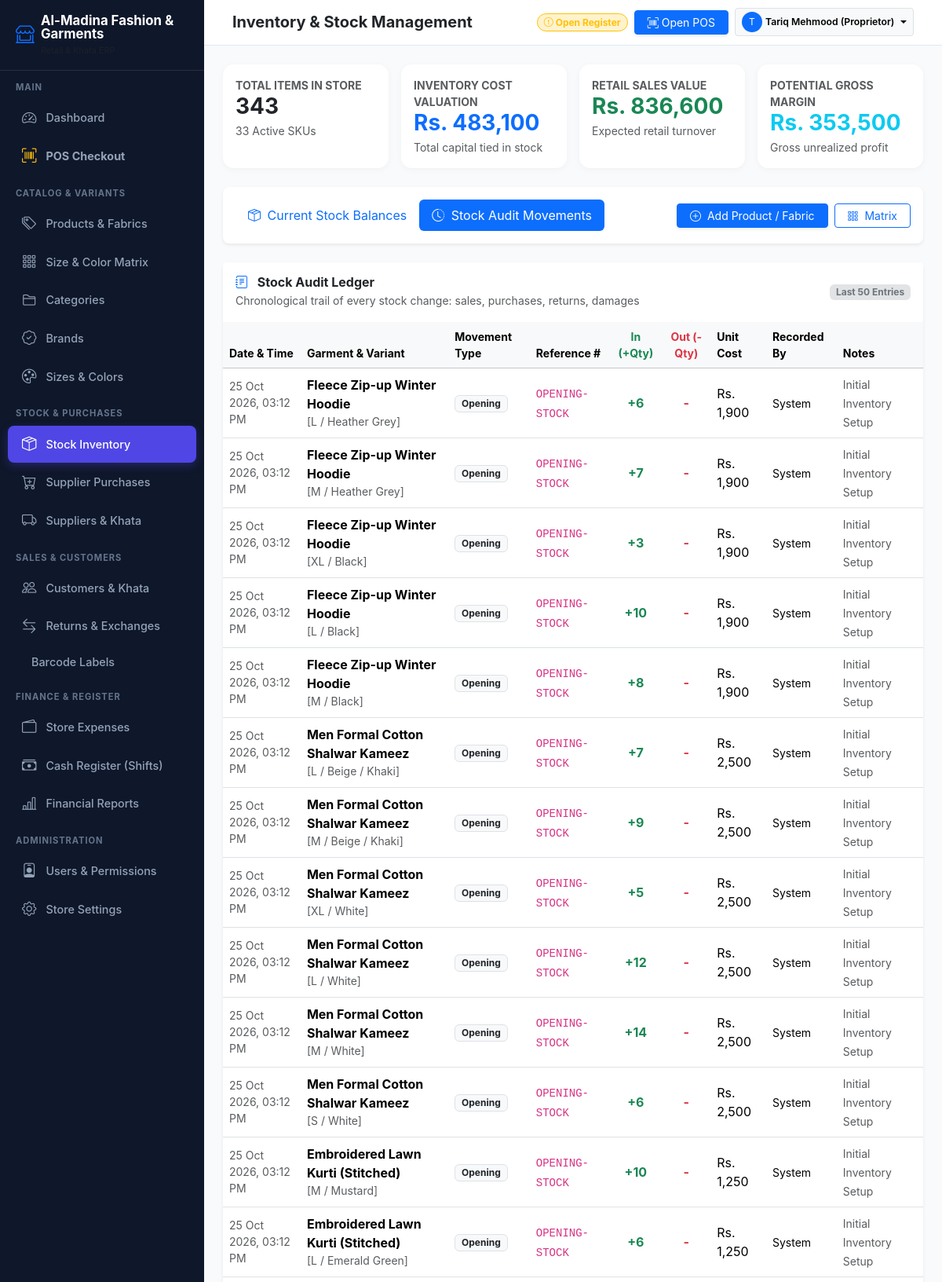
/inventory.php?tab=movements (signed in, upper part), run on the app's committed database.
### tables this page shows
CREATE TABLE `stock_movements` (
  `id` INT AUTO_INCREMENT PRIMARY KEY,
  `product_id` INT NOT NULL,
  `variant_id` INT NOT NULL,
  `movement_date` DATETIME NOT NULL,
  `movement_type` ENUM('opening', 'purchase', 'sale', 'sale_return', 'purchase_return', 'exchange_in', 'exchange_out', 'adjustment_plus', 'adjustment_minus', 'damage') NOT NULL,
  `reference_no` VARCHAR(50) NULL,
  `qty_in` INT NOT NULL DEFAULT 0,
  `qty_out` INT NOT NULL DEFAULT 0,
  `unit_cost` DECIMAL(12,2) NOT NULL DEFAULT 0.00,
  `notes` VARCHAR(255) NULL,
  `created_by` INT NULL,
  `created_at` TIMESTAMP DEFAULT CURRENT_TIMESTAMP,
  FOREIGN KEY (`product_id`) REFERENCES `products`(`id`) ON DELETE CASCADE,
  FOREIGN KEY (`variant_id`) REFERENCES `product_variants`(`id`) ON DELETE CASCADE
);

CREATE TABLE `products` (
  `id` INT AUTO_INCREMENT PRIMARY KEY,
  `product_code` VARCHAR(50) NOT NULL UNIQUE,
  `barcode` VARCHAR(100) NULL,
  `name` VARCHAR(150) NOT NULL,
  `category_id` INT NULL,
  `brand_id` INT NULL,
  `season` VARCHAR(50) NOT NULL DEFAULT 'All Season',
  `rack_location` VARCHAR(50) NULL,
  `description` TEXT NULL,
  `cost_price` DECIMAL(12,2) NOT NULL DEFAULT 0.00,
  `selling_price` DECIMAL(12,2) NOT NULL DEFAULT 0.00,
  `wholesale_price` DECIMAL(12,2) NOT NULL DEFAULT 0.00,
  `alert_quantity` INT NOT NULL DEFAULT 5,
  `status` ENUM('active', 'inactive') NOT NULL DEFAULT 'active',
  `created_at` TIMESTAMP DEFAULT CURRENT_TIMESTAMP,
  INDEX `idx_products_barcode` (`barcode`),
  FOREIGN KEY (`category_id`) REFERENCES `categories`(`id`) ON DELETE SET NULL,
  FOREIGN KEY (`brand_id`) REFERENCES `brands`(`id`) ON DELETE SET NULL
);

CREATE TABLE `sizes` (
  `id` INT AUTO_INCREMENT PRIMARY KEY,
  `name` VARCHAR(50) NOT NULL,
  `size_group` VARCHAR(50) NOT NULL DEFAULT 'Standard',  
  `sort_order` INT NOT NULL DEFAULT 0,
  `created_at` TIMESTAMP DEFAULT CURRENT_TIMESTAMP
);

CREATE TABLE `colors` (
  `id` INT AUTO_INCREMENT PRIMARY KEY,
  `name` VARCHAR(50) NOT NULL,
  `hex_code` VARCHAR(20) NOT NULL DEFAULT '#000000',
  `created_at` TIMESTAMP DEFAULT CURRENT_TIMESTAMP
);

### inventory.php (the view, shortened to what the rows shown need)
<?php
require_once __DIR__ . '/config/helpers.php';
$tab = $_GET['tab'] ?? 'stock';
$action = $_GET['action'] ?? 'view';
require_once __DIR__ . '/includes/header.php';
$adjust_variant = null;
?>
<?php if ($action === 'adjust' && $adjust_variant): ?>
<div class="row justify-content-center">
    <div class="col-12 col-md-7 col-lg-5">
        <div class="card border-0 shadow-sm rounded-3 p-4 mb-4">
            <div class="d-flex justify-content-between align-items-center border-bottom pb-3 mb-3">
                <div>
                    <h5 class="fw-bold mb-0 text-dark">
                        <i class="bi bi-sliders text-primary me-2"></i> Stock Adjustment
                    </h5>
                    <small class="text-muted">Dedicated form for physical audit counts and damages</small>
                </div>
                <a href="inventory.php?tab=stock" class="btn btn-outline-secondary btn-sm">
                    <i class="bi bi-arrow-left me-1"></i> Back to Inventory
                </a>
            </div>
            <form method="POST" action="inventory.php?tab=stock">
                <input type="hidden" name="form_action" value="adjust_stock">
                <input type="hidden" name="variant_id" value="<?= $adjust_variant['id'] ?>">
                <div class="p-3 bg-light rounded-3 mb-3">
                    <div class="fw-bold text-dark fs-6"><?= htmlspecialchars($adjust_variant['product_name']) ?></div>
                    <div class="small text-muted">[<?= htmlspecialchars($adjust_variant['size_name']) ?> / <?= htmlspecialchars($adjust_variant['color_name']) ?>] &bull; SKU: <?= htmlspecialchars($adjust_variant['sku']) ?></div>
                    <div class="mt-2 pt-2 border-top d-flex justify-content-between align-items-center">
                        <span class="small text-muted">Current System Stock:</span>
                        <strong class="text-primary fs-5">
                            <?= rtrim(rtrim(number_format($adjust_variant['stock_quantity'], 2), '0'), '.') ?>
                            <?= ($adjust_variant['item_type'] === 'fabric') ? ($adjust_variant['unit_type'] ?? 'm') : 'Pcs' ?>
                        </strong>
                    </div>
                </div>
                <div class="row g-3 mb-3">
                    <div class="col-6">
                        <label class="form-label small fw-bold">ADJUSTMENT ACTION</label>
                        <select name="adj_type" class="form-select form-select-lg">
                            <option value="subtract">Subtract (-)</option>
                            <option value="add">Add (+)</option>
                        </select>
                    </div>
                    <div class="col-6">
                        <label class="form-label small fw-bold">QUANTITY *</label>
                        <input type="number" step="0.1" name="quantity" class="form-control form-control-lg fw-bold" required min="0.1" value="1" autofocus>
                    </div>
                </div>
                <div class="mb-3">
                    <label class="form-label small fw-bold">REASON FOR ADJUSTMENT *</label>
                    <select name="reason" class="form-select" required>
                        <option value="Physical Count">Physical Audit Count Difference</option>
                        <option value="Damaged">Damaged Cloth / Cut Defect / Torn</option>
                        <option value="Defective">Defective Weaving / Fabric Flaw</option>
                        <option value="Lost">Lost / Missing Roll / Inventory Shrinkage</option>
                        <option value="Found">Found / Extra Unrecorded Stock</option>
                        <option value="Other">Other Operational Adjustment</option>
                    </select>
                </div>
                <div class="mb-4">
                    <label class="form-label small fw-bold">AUDIT NOTES / REMARKS</label>
                    <textarea name="notes" class="form-control" rows="2" placeholder="e.g. Found 2.5 meters cut piece damaged during stock audit..."></textarea>
                </div>
                <div class="d-flex justify-content-between align-items-center pt-3 border-top">
                    <a href="inventory.php?tab=stock" class="btn btn-light">Cancel</a>
                    <button type="submit" class="btn btn-primary px-4 fw-bold">
                        <i class="bi bi-check2-circle me-1"></i> Apply Stock Adjustment
                    </button>
                </div>
            </form>
        </div>
    </div>
</div>
<?php else: ?>
<?php if ($tab === 'stock'): ?>
<?php
$q = trim($_GET['q'] ?? '');
$filter_alert = isset($_GET['alert_only']);
$where = ["pv.status = 'active'"];
$params = [];
if (!empty($q)) {
    $where[] = "(p.name LIKE ? OR pv.sku LIKE ? OR pv.barcode LIKE ? OR s.name LIKE ? OR c.name LIKE ?)";
    $like = "%$q%";
    $params = [$like, $like, $like, $like, $like];
}
if ($filter_alert) {
    $where[] = "pv.stock_quantity <= p.alert_quantity";
}
$where_clause = implode(' AND ', $where);
$sql = "SELECT pv.*, p.name AS product_name, p.product_code, p.alert_quantity, p.item_type, p.unit_type,
               s.name AS size_name, c.name AS color_name, c.hex_code AS color_hex,
               cat.name AS category_name
        FROM product_variants pv
        JOIN products p ON pv.product_id = p.id
        JOIN sizes s ON pv.size_id = s.id
        JOIN colors c ON pv.color_id = c.id
        LEFT JOIN categories cat ON p.category_id = cat.id
        WHERE $where_clause
        ORDER BY pv.stock_quantity ASC, p.name ASC";
$stmt = $pdo->prepare($sql);
$stmt->execute($params);
$variants = $stmt->fetchAll();
?>
<div class="card border-0 shadow-sm rounded-3 p-3 mb-4">
    <form method="GET" action="inventory.php" class="row g-2 align-items-center">
        <input type="hidden" name="tab" value="stock">
        <div class="col-12 col-md-6">
            <input type="text" name="q" class="form-control form-control-sm" placeholder="Search item, SKU, size, color, barcode..." value="<?= htmlspecialchars($q) ?>">
        </div>
        <div class="col-6 col-md-3">
            <div class="form-check form-switch pt-1">
                <input class="form-check-input" type="checkbox" name="alert_only" id="alertOnly" value="1" <?= $filter_alert ? 'checked' : '' ?> onchange="this.form.submit()">
                <label class="form-check-label small fw-bold text-danger" for="alertOnly">Low Stock Alerts Only</label>
            </div>
        </div>
        <div class="col-6 col-md-3 d-flex gap-2">
            <button type="submit" class="btn btn-secondary btn-sm flex-grow-1"><i class="bi bi-filter"></i> Search</button>
            <a href="inventory.php?tab=stock" class="btn btn-outline-secondary btn-sm">Reset</a>
        </div>
    </form>
</div>
<div class="card border-0 shadow-sm rounded-3">
    <div class="table-responsive">
        <table class="table table-hover align-middle mb-0">
            <thead class="table-light small text-muted">
                <tr>
                    <th>SKU / Barcode</th>
                    <th>Product & Variant</th>
                    <th>Category</th>
                    <th>Purchase Cost</th>
                    <th>Retail Price</th>
                    <th>In-Stock</th>
                    <th>Stock Value</th>
                    <th class="text-end">Actions</th>
                </tr>
            </thead>
            <tbody>
                <?php if (empty($variants)): ?>
                    <tr><td colspan="8" class="text-center py-5 text-muted">No variants match the criteria.</td></tr>
                <?php else: ?>
                    <?php foreach ($variants as $v): ?>
                        <?php
                        $isLow = $v['stock_quantity'] <= $v['alert_quantity'];
                        $isOut = $v['stock_quantity'] <= 0;
                        $unitLabel = ($v['item_type'] === 'fabric') ? ($v['unit_type'] ?? 'm') : 'Pcs';
                        ?>
                        <tr>
                            <td>
                                <code class="small fw-bold text-dark"><?= htmlspecialchars($v['sku']) ?></code>
                                <?php if ($v['barcode']): ?>
                                    <div class="text-muted small" style="font-size: 0.72rem;"><i class="bi bi-upc"></i> <?= htmlspecialchars($v['barcode']) ?></div>
                                <?php endif; ?>
                            </td>
                            <td>
                                <div class="fw-bold text-dark"><?= htmlspecialchars($v['product_name']) ?></div>
                                <div class="d-flex align-items-center gap-1 mt-1">
                                    <span class="size-badge"><?= htmlspecialchars($v['size_name']) ?></span>
                                    <span class="color-dot" style="background-color: <?= $v['color_hex'] ?>;"></span>
                                    <small class="text-muted"><?= htmlspecialchars($v['color_name']) ?></small>
                                </div>
                            </td>
                            <td><?= htmlspecialchars($v['category_name'] ?? 'General') ?></td>
                            <td><?= format_currency($v['purchase_price']) ?></td>
                            <td><strong class="text-dark"><?= format_currency($v['selling_price']) ?></strong></td>
                            <td>
                                <span class="badge <?= $isOut ? 'bg-danger' : ($isLow ? 'bg-warning text-dark' : 'bg-success') ?> fs-6">
                                    <?= rtrim(rtrim(number_format($v['stock_quantity'], 2), '0'), '.') ?> <?= $unitLabel ?>
                                </span>
                            </td>
                            <td>
                                <strong><?= format_currency($v['stock_quantity'] * $v['purchase_price']) ?></strong>
                            </td>
                            <td class="text-end">
                                <a href="inventory.php?action=adjust&variant_id=<?= $v['id'] ?>" class="btn btn-sm btn-outline-dark" title="Adjust Physical Stock">
                                    <i class="bi bi-sliders"></i> Adjust
                                </a>
                            </td>
                        </tr>
                    <?php endforeach; ?>
                <?php endif; ?>
            </tbody>
        </table>
    </div>
</div>
<?php else: ?>
<?php
$movements = $pdo->query("SELECT sm.*, p.name AS product_name, s.name AS size_name, c.name AS color_name, u.full_name AS user_name
                          FROM stock_movements sm
                          JOIN products p ON sm.product_id = p.id
                          JOIN product_variants pv ON sm.variant_id = pv.id
                          JOIN sizes s ON pv.size_id = s.id
                          JOIN colors c ON pv.color_id = c.id
                          LEFT JOIN users u ON sm.created_by = u.id
                          ORDER BY sm.movement_date DESC, sm.id DESC
                          LIMIT 50")->fetchAll();
?>
<div class="card border-0 shadow-sm rounded-3">
    <div class="table-responsive">
        <table class="table table-hover align-middle mb-0">
            <thead class="table-light small text-muted">
                <tr>
                    <th>Date & Time</th>
                    <th>Garment & Variant</th>
                    <th>Movement Type</th>
                    <th>Reference #</th>
                    <th class="text-center text-success">In (+Qty)</th>
                    <th class="text-center text-danger">Out (-Qty)</th>
                    <th>Unit Cost</th>
                    <th>Recorded By</th>
                    <th>Notes</th>
                </tr>
            </thead>
            <tbody>
                <?php foreach ($movements as $m): ?>
                    <tr>
                        <td class="small text-muted"><?= format_date($m['movement_date']) ?></td>
                        <td>
                            <strong><?= htmlspecialchars($m['product_name']) ?></strong>
                            <div class="small text-muted">[<?= htmlspecialchars($m['size_name']) ?> / <?= htmlspecialchars($m['color_name']) ?>]</div>
                        </td>
                        <td>
                            <span class="badge bg-light text-dark border"><?= ucfirst(str_replace('_', ' ', $m['movement_type'])) ?></span>
                        </td>
                        <td><code><?= htmlspecialchars($m['reference_no'] ?? '-') ?></code></td>
                        <td class="text-center fw-bold text-success">
                            <?= $m['qty_in'] > 0 ? '+' . rtrim(rtrim(number_format($m['qty_in'], 2), '0'), '.') : '-' ?>
                        </td>
                        <td class="text-center fw-bold text-danger">
                            <?= $m['qty_out'] > 0 ? '-' . rtrim(rtrim(number_format($m['qty_out'], 2), '0'), '.') : '-' ?>
                        </td>
                        <td><?= format_currency($m['unit_cost']) ?></td>
                        <td><small><?= htmlspecialchars($m['user_name'] ?? 'System') ?></small></td>
                        <td><small class="text-muted"><?= htmlspecialchars($m['notes'] ?? '-') ?></small></td>
                    </tr>
                <?php endforeach; ?>
            </tbody>
        </table>
    </div>
</div>
<?php endif; ?>
<?php endif; ?>
<?php require_once __DIR__ . '/includes/footer.php'; ?>

### data on the page
stock_movements: movement_date "25 Oct 2026, 03:12 PM", product.name "Fleece Zip-up Winter Hoodie", sizes.name "L", colors.name "Heather Grey", movement_type "Opening", reference_no "OPENING-STOCK", qty_in "6", unit_cost "Rs. 1,900", user_name "System", notes "Initial Inventory Setup"
stock_movements: movement_date "25 Oct 2026, 03:12 PM", product.name "Fleece Zip-up Winter Hoodie", sizes.name "M", colors.name "Heather Grey", movement_type "Opening", reference_no "OPENING-STOCK", qty_in "7", unit_cost "Rs. 1,900", user_name "System", notes "Initial Inventory Setup"
stock_movements: movement_date "25 Oct 2026, 03:12 PM", product.name "Fleece Zip-up Winter Hoodie", sizes.name "XL", colors.name "Black", movement_type "Opening", reference_no "OPENING-STOCK", qty_in "3", unit_cost "Rs. 1,900", user_name "System", notes "Initial Inventory Setup"
stock_movements: movement_date "25 Oct 2026, 03:12 PM", product.name "Fleece Zip-up Winter Hoodie", sizes.name "L", colors.name "Black", movement_type "Opening", reference_no "OPENING-STOCK", qty_in "10", unit_cost "Rs. 1,900", user_name "System", notes "Initial Inventory Setup"
stock_movements: movement_date "25 Oct 2026, 03:12 PM", product.name "Fleece Zip-up Winter Hoodie", sizes.name "M", colors.name "Black", movement_type "Opening", reference_no "OPENING-STOCK", qty_in "8", unit_cost "Rs. 1,900", user_name "System", notes "Initial Inventory Setup"
stock_movements: movement_date "25 Oct 2026, 03:12 PM", product.name "Men Formal Cotton Shalwar Kameez", sizes.name "L", colors.name "Beige / Khaki", movement_type "Opening", reference_no "OPENING-STOCK", qty_in "7", unit_cost "Rs. 2,500", user_name "System", notes "Initial Inventory Setup"
stock_movements: movement_date "25 Oct 2026, 03:12 PM", product.name "Men Formal Cotton Shalwar Kameez", sizes.name "M", colors.name "Beige / Khaki", movement_type "Opening", reference_no "OPENING-STOCK", qty_in "9", unit_cost "Rs. 2,500", user_name "System", notes "Initial Inventory Setup"
stock_movements: movement_date "25 Oct 2026, 03:12 PM", product.name "Men Formal Cotton Shalwar Kameez", sizes.name "XL", colors.name "White", movement_type "Opening", reference_no "OPENING-STOCK", qty_in "5", unit_cost "Rs. 2,500", user_name "System", notes "Initial Inventory Setup"
stock_movements: movement_date "25 Oct 2026, 03:12 PM", product.name "Men Formal Cotton Shalwar Kameez", sizes.name "L", colors.name "White", movement_type "Opening", reference_no "OPENING-STOCK", qty_in "12", unit_cost "Rs. 2,500", user_name "System", notes "Initial Inventory Setup"
stock_movements: movement_date "25 Oct 2026, 03:12 PM", product.name "Men Formal Cotton Shalwar Kameez", sizes.name "M", colors.name "White", movement_type "Opening", reference_no "OPENING-STOCK", qty_in "14", unit_cost "Rs. 2,500", user_name "System", notes "Initial Inventory Setup"
stock_movements: movement_date "25 Oct 2026, 03:12 PM", product.name "Men Formal Cotton Shalwar Kameez", sizes.name "S", colors.name "White", movement_type "Opening", reference_no "OPENING-STOCK", qty_in "6", unit_cost "Rs. 2,500", user_name "System", notes "Initial Inventory Setup"
stock_movements: movement_date "25 Oct 2026, 03:12 PM", product.name "Embroidered Lawn Kurti (Stitched)", sizes.name "M", colors.name "Mustard", movement_type "Opening", reference_no "OPENING-STOCK", qty_in "10", unit_cost "Rs. 1,250", user_name "System", notes "Initial Inventory Setup"
stock_movements: movement_date "25 Oct 2026, 03:12 PM", product.name "Embroidered Lawn Kurti (Stitched)", sizes.name "L", colors.name "Emerald Green", movement_type "Opening", reference_no "OPENING-STOCK", qty_in "6", unit_cost "Rs. 1,250", user_name "System", notes "Initial Inventory Setup"

### other printed values
$shop_name "Al-Madina Fashion & Garments"
$section_name "MAIN"
$page_info['title'] "Dashboard"
$page_info['title'] "POS Checkout"
$section_name "CATALOG & VARIANTS"
$page_info['title'] "Products & Fabrics"
$page_info['title'] "Size & Color Matrix"
$page_info['title'] "Categories"
$page_info['title'] "Brands"
$page_info['title'] "Sizes & Colors"
$section_name "STOCK & PURCHASES"
$page_info['title'] "Stock Inventory"
$page_info['title'] "Supplier Purchases"
$page_info['title'] "Suppliers & Khata"
$section_name "SALES & CUSTOMERS"
